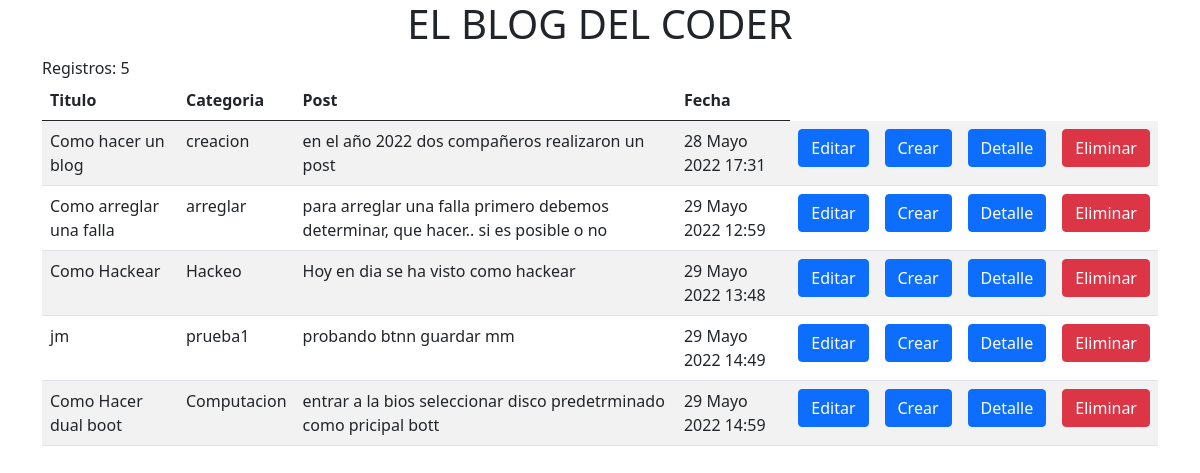
The page / on the database its author committed.
### blog_web/models.py (models this page shows, shortened)
class Posteo(models.Model):
    autor = models.TextField(max_length=100)
    titulo = models.TextField(max_length=100)
    categoria = models.TextField(max_length=100)
    post = models.TextField(max_length=1000)
    fecha_posteo = models.DateTimeField(auto_now_add=True)

### blog_web/views.py (the view)
# urls.py: path('', inicio, name='index'),
def inicio(request):
    no_blog = Posteo.objects.count()
    blogweb = Posteo.objects.all()
    return render(request, 'blog_web/inicio.html', {'no_blog': no_blog, 'blogweb': blogweb})

### blog_web/templates/blog_web/inicio.html (shortened to what this page needs)
<!DOCTYPE html>
<html>
<head>
    <link href="https://cdn.jsdelivr.net/npm/bootstrap@5.0.2/dist/css/bootstrap.min.css" rel="stylesheet"
>
</head>
<body>
<div class="container text-center">
    {% block title %}
    <h1>EL BLOG DEL CODER</h1>
    {% endblock %}
</div>
{% block content %}
<div class="container">
    <div> Registros: {{no_blog}}</div>
    <div>
        <table class="table table-striped">
            <thead>
            <tr>
                <th>Titulo</th>
                <th>Categoria</th>
                <th>Post</th>
                <th>Fecha</th>
            </tr>
            </thead>
            <tbody>
            {% for blog_web in blogweb %}
            <tr>
                <td>{{blog_web.titulo}}</td>
                <td>{{blog_web.categoria}}</td>
                <td>{{blog_web.post}}</td>
                <td>{{blog_web.fecha_posteo}}</td>
                <td><a class="btn btn-primary" href="blog/editar/{{blog_web.id}}" role="button">Editar</a></td>
                <td><a class="btn btn-primary" href="{% url 'blog_crear'%}">Crear</a></td>
                <td><a class="btn btn-primary" href="blog/detalle/{{blog_web.id}}">Detalle</a></td>
                <td><a class="btn btn-danger" href="blog/borrar/{{blog_web.id}}">Eliminar</a></td>
            </tr>
            {% endfor %}
            </tbody>
    </div>
</div>
{% endblock %}
</body>
</html>

### rows shown on the page
Posteo: titulo "Como hacer un blog", categoria "creacion", post "en el año 2022 dos compañeros realizaron un post", fecha_posteo "28 Mayo 2022 17:31"
Posteo: titulo "Como arreglar una falla", categoria "arreglar", post "para arreglar una falla primero debemos determinar, que hacer.. si es posible o no", fecha_posteo "29 Mayo 2022 12:59"
Posteo: titulo "Como Hackear", categoria "Hackeo", post "Hoy en dia se ha visto como hackear", fecha_posteo "29 Mayo 2022 13:48"
Posteo: titulo "jm", categoria "prueba1", post "probando btnn guardar mm", fecha_posteo "29 Mayo 2022 14:49"
Posteo: titulo "Como Hacer dual boot", categoria "Computacion", post "entrar a la bios seleccionar disco predetrminado como pricipal bott", fecha_posteo "29 Mayo 2022 14:59"

### other values the page prints
{{ no_blog }} "5"
